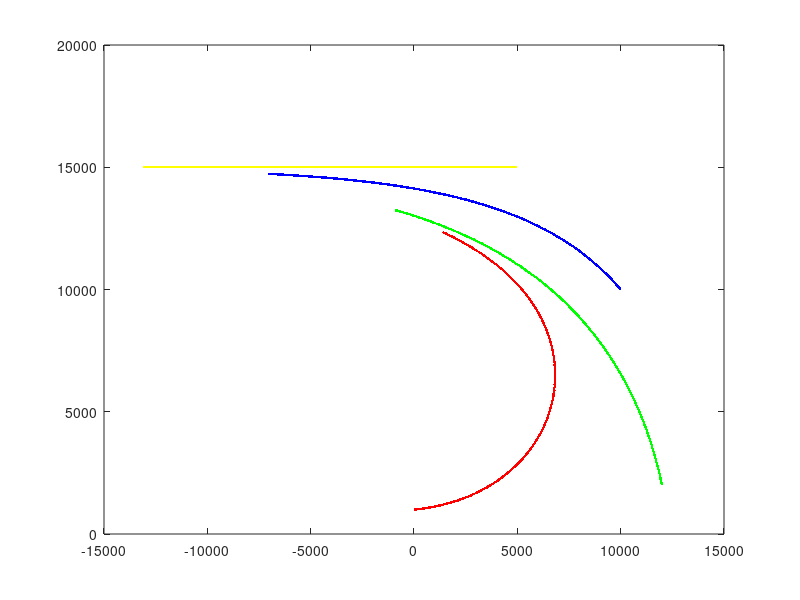

Here is the MATLAB script that generated this plot:
Xa=0;Ya=1000;
Xb=12000;Yb=2000;
Xc=10000;Yc=10000;
Xd=5000;Yd=15000;

Va=60;Vb=60;Vc=60;Vd=60;

Da=1000;
time_limit=300;

ab=0;bc=0;cd=0;

plot(Xa,Ya,"-r.");plot(Xb,Yb,"-g.");
plot(Xc,Yc,"-b.");plot(Xd,Yd,"-y.");

Dt=1;time=0;

while time<=time_limit
    if(ab==0)
        dist_ab=sqrt((Xb-Xa)^2+(Yb-Ya)^2);
        if(dist_ab<=Da) 
            ab=1;
            bc=1;
            disp("a catch b");
        end   
        Xa=Xa+(Va*Dt)*((Xb-Xa)/dist_ab);
        Ya=Ya+(Va*Dt)*((Yb-Ya)/dist_ab);
        
        plot(Xa,Ya,"-r.",'linewidth',8);
        hold on;
    end
    if(bc==0)
        dist_bc=sqrt((Xb-Xc)^2+(Yb-Yc)^2);
        if(dist_bc<=Da) 
            bc=1;
            cd=1;
            disp("b catch c");
        end
        Xb=Xb+(Vb*Dt)*((Xc-Xb)/dist_bc);
        Yb=Yb+(Vb*Dt)*((Yc-Yb)/dist_bc);
        
        plot(Xb,Yb,"-g.",'linewidth',8);
    end
    if(cd==0)
        dist_cd=sqrt((Xc-Xd)^2+(Yc-Yd)^2);
        if(dist_cd<=Da)
            cd=1;
            disp("c catch d");
        end
        Xc=Xc+(Vc*Dt)*((Xd-Xc)/dist_cd);
        Yc=Yc+(Vc*Dt)*((Yd-Yc)/dist_cd);
   
        Xd=Xd-(Vd*Dt);
        
        plot(Xc,Yc,"-b.",'linewidth',8);
        plot(Xd,Yd,"-y.",'linewidth',8);
    end
    time=time+Dt;
    if(ab==1 && bc==1 && cd==1)
        break;
    end
end
disp(time);